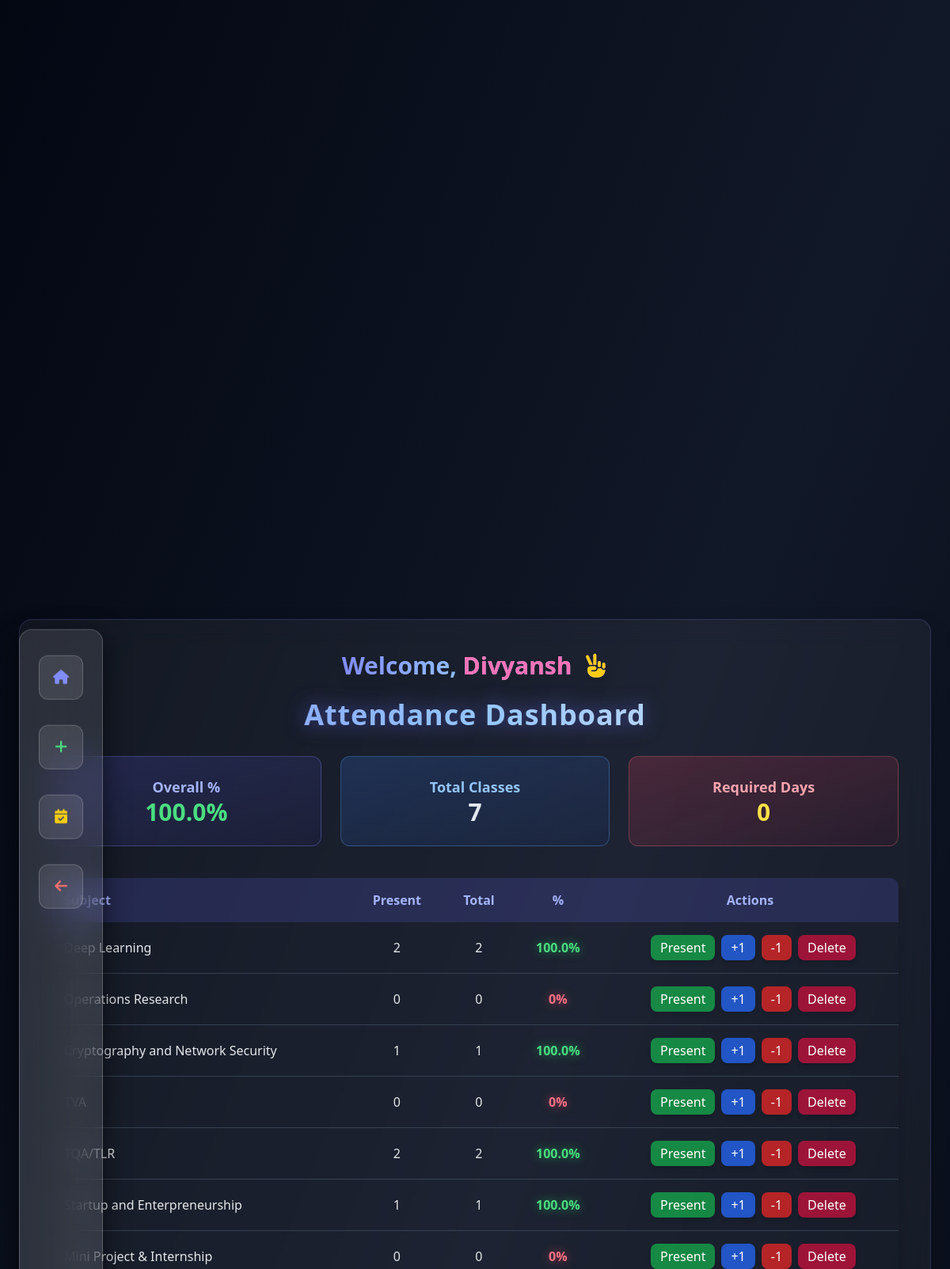
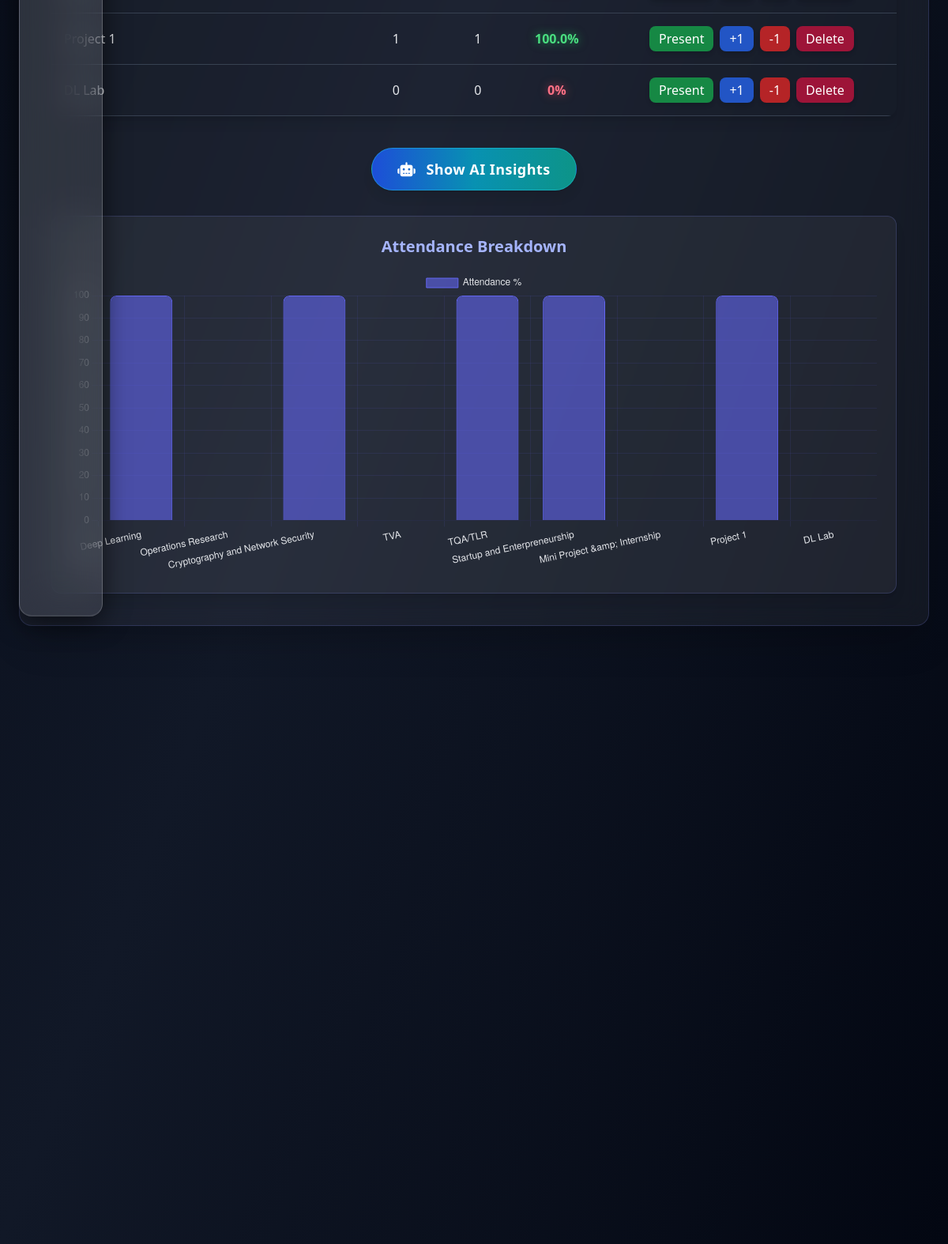
Page /attendance/ (signed in) on the committed database (2 pictures, top to bottom).
### attendance/models.py (models this page shows, shortened)
class Subject(models.Model):
    user = models.ForeignKey(User, on_delete=models.CASCADE)
    name = models.CharField(max_length=100)
    attendance_total = models.PositiveIntegerField(default=0)
    attendance_present = models.PositiveIntegerField(default=0)
    target_percentage = models.FloatField(default=75)  # threshold for warning
    last_updated = models.DateTimeField(auto_now=True)  # track updates for anomaly detection
    attendance_history = models.JSONField(default=list, blank=True)
    def forecast_attendance(self, classes_left=30):
        if self.attendance_total == 0:
            return 0
        current_rate = self.attendance_present / self.attendance_total
        predicted_present = self.attendance_present + (classes_left * current_rate)
        predicted_total = self.attendance_total + classes_left
        return round((predicted_present / predicted_total) * 100, 2)
    def required_days_to_reach(self, target=None):
        if target is None:
            target = self.target_percentage
        if self.attendance_total == 0:
            return 0
        present, total = self.attendance_present, self.attendance_total
        needed = 0
        while total > 0 and (present / total) * 100 < target:
            present += 1
            total += 1
            needed += 1
        return needed

### attendance/views.py (the view, shortened to what this page needs)
# urls.py: path("", views.dashboard, name="dashboard"),
@login_required(login_url="signup")
def dashboard(request):
    subjects = Subject.objects.filter(user=request.user)
    subject_data = []
    for subj in subjects:
        percentage = round((subj.attendance_present / subj.attendance_total) * 100, 2) if subj.attendance_total > 0 else 0
        forecast = subj.forecast_attendance(classes_left=30) if hasattr(subj, "forecast_attendance") else None
        required = subj.required_days_to_reach(target=75) if hasattr(subj, "required_days_to_reach") else None
        risk = forecast is not None and forecast < 75
        prob_safe = None
        forecast_trend = None
        logs = AttendanceLog.objects.filter(user=request.user, subject=subj).order_by("date")
        if logs.count() > 5:
            df = pd.DataFrame.from_records(logs.values("date", "present"))
            df["date"] = pd.to_datetime(df["date"])
            df = df.groupby("date").mean()   # ✅ group by date to remove duplicates
            df = df.asfreq("D").fillna(0)    # ✅ safe to reindex now
            try:
                model = ARIMA(df["present"], order=(1, 1, 1))
                fit = model.fit()
                forecast_val = fit.forecast(steps=7).mean()
                forecast_trend = round(forecast_val * 100, 2)
            except Exception:
                forecast_trend = None
        subject_data.append({
            "id": subj.id,
            "name": subj.name,
            "attendance_present": subj.attendance_present,
            "attendance_total": subj.attendance_total,
            "percentage": percentage,
            "forecast": forecast,
            "required": required,
            "risk": risk,
            "prob_safe": prob_safe,
            "forecast_trend": forecast_trend,
        })
    total_classes = sum(s.attendance_total for s in subjects)
    total_present = sum(s.attendance_present for s in subjects)
    overall_pct = round((total_present / total_classes) * 100, 2) if total_classes > 0 else 0
    required_days = 0
    if overall_pct < 75 and total_classes > 0:
        while (total_present + required_days) / (total_classes + required_days) * 100 < 75:
            required_days += 1
    return render(request, "attendance/dashboard.html", {
        "subjects": subject_data,
        "overall_pct": overall_pct,
        "required_days": required_days,
        "total_classes": total_classes,
    })

### attendance/templates/attendance/dashboard.html (shortened to what this page needs)
{% extends "base/base.html" %}
{% block sidebar %}
<aside
  class="hidden md:flex fixed left-6 top-1/2 -translate-y-1/2 backdrop-blur-xl bg-white/10 border border-white/20 shadow-[0_8px_32px_rgba(0,0,0,0.6)] rounded-2xl py-8 px-6 flex-col items-center h-[50vh] w-22 z-40 transition">
  <div class="flex flex-col gap-8 w-full">
    <a
      href="/"
      class="w-14 h-14 flex items-center justify-center rounded-xl bg-white/10 border border-white/20 text-indigo-400 hover:bg-indigo-600 hover:text-white hover:scale-110 transition"
      title="Home">
      <i class="fas fa-house text-lg"></i>
    </a>
    <a
      href="/attendance/add/"
      class="w-14 h-14 flex items-center justify-center rounded-xl bg-white/10 border border-white/20 text-green-400 hover:bg-green-600 hover:text-white hover:scale-110 transition"
      title="Add Subject">
      <i class="fas fa-plus text-lg"></i>
    </a>
    <a
      href="/attendance/mark/"
      class="w-14 h-14 flex items-center justify-center rounded-xl bg-white/10 border border-white/20 text-yellow-400 hover:bg-yellow-600 hover:text-white hover:scale-110 transition"
      title="Mark Attendance">
      <i class="fas fa-calendar-check text-lg"></i>
    </a>
    <button
      onclick="history.back()"
      class="w-14 h-14 flex items-center justify-center rounded-xl bg-white/10 border border-white/20 text-red-400 hover:bg-red-600 hover:text-white hover:scale-110 transition"
      title="Go Back">
      <i class="fas fa-arrow-left text-lg"></i>
    </button>
  </div>
</aside>
{% endblock %}
{% block content %}
<div
  class="relative min-h-screen flex items-center justify-center bg-gradient-to-br from-gray-950 via-gray-900 to-gray-950 overflow-hidden">
  <canvas id="bgCanvas" class="absolute inset-0 w-full h-full"></canvas>
  <div
    class="relative z-10 w-full max-w-6xl rounded-2xl backdrop-blur-lg bg-white/5 border border-indigo-400/20 shadow-2xl p-6 md:p-10 animate-fadeIn">
<div class="text-center mb-6">
  <p
    class="text-2xl md:text-3xl font-bold
           bg-gradient-to-r from-indigo-400 via-blue-300 to-purple-400
           text-transparent bg-clip-text
           animate-fadeIn drop-shadow-lg inline-block"
  >
    <span class="text-pink-400 animate-pulse">{{ user.username }}</span>
    <i class="fas fa-hand-peace text-yellow-400 ml-2 animate-bounce"></i>
  </p>
</div>
    <h2
      class="text-4xl font-extrabold mb-8 text-transparent bg-clip-text bg-gradient-to-r from-indigo-400 via-blue-300 to-slate-200 drop-shadow-[0_0_12px_rgba(99,102,241,0.6)] text-center tracking-wide">
    </h2>
    <div class="grid grid-cols-1 md:grid-cols-3 gap-6 mb-10 text-center">
      <div
        class="p-6 rounded-xl bg-gradient-to-br from-indigo-500/20 to-indigo-800/10 border border-indigo-400/30">
        <h3 class="text-lg font-semibold text-indigo-300">Overall %</h3>
        <p
          class="text-3xl font-bold {% if overall_pct < 75 %}text-rose-400{% else %}text-green-400{% endif %}">
          {{ overall_pct }}%
        </p>
      </div>
      <div
        class="p-6 rounded-xl bg-gradient-to-br from-blue-500/20 to-blue-800/10 border border-blue-400/30">
        <h3 class="text-lg font-semibold text-blue-300">Total Classes</h3>
        <p class="text-3xl font-bold text-slate-200">{{ total_classes }}</p>
      </div>
      <div
        class="p-6 rounded-xl bg-gradient-to-br from-rose-500/20 to-rose-800/10 border border-rose-400/30">
        <h3 class="text-lg font-semibold text-rose-300">Required Days</h3>
        <p class="text-3xl font-bold text-yellow-300">{{ required_days }}</p>
      </div>
    </div>
    <div class="overflow-x-auto rounded-xl shadow-lg mb-10">
      <table class="w-full border-collapse rounded-lg overflow-hidden">
        <thead>
          <tr class="bg-indigo-500/20 text-indigo-300">
            <th class="p-4 text-left">Subject</th>
            <th class="p-4 text-center">Present</th>
            <th class="p-4 text-center">Total</th>
            <th class="p-4 text-center">%</th>
            <th class="p-4 text-center">Actions</th>
          </tr>
        </thead>
        <tbody>
          {% for subj in subjects %}
          <tr
            class="border-b border-gray-700 text-gray-200 hover:bg-indigo-500/10 transition duration-200 ease-in-out">
            <td class="p-4 font-medium">{{ subj.name }}</td>
            <td class="p-4 text-center">{{ subj.attendance_present }}</td>
            <td class="p-4 text-center">{{ subj.attendance_total }}</td>
            <td
              class="p-4 text-center font-semibold {% if subj.percentage < 75 %}text-rose-400 drop-shadow-[0_0_6px_rgba(244,63,94,0.6)]{% else %}text-green-400 drop-shadow-[0_0_6px_rgba(34,197,94,0.6)]{% endif %}">
              {{ subj.percentage }}%
            </td>
            <td class="p-4 text-center">
              <form method="post" class="inline-flex space-x-2">
                <button
                  name="action"
                  value="present"
                  class="px-3 py-1 rounded-lg bg-green-600/80 hover:bg-green-500 text-white transition shadow-md hover:scale-105">
                  Present
                </button>
                <button
                  name="action"
                  value="add"
                  class="px-3 py-1 rounded-lg bg-blue-600/80 hover:bg-blue-500 text-white transition shadow-md hover:scale-105">
                  +1
                </button>
                <button
                  name="action"
                  value="remove"
                  class="px-3 py-1 rounded-lg bg-red-600/80 hover:bg-red-500 text-white transition shadow-md hover:scale-105">
                  -1
                </button>
                <button
                  name="action"
                  value="delete"
                  onclick="return confirm('Are you sure you want to delete this subject?');"
                  class="px-3 py-1 rounded-lg bg-rose-700/80 hover:bg-rose-600 text-white transition shadow-md hover:scale-105">
                  Delete
                </button>
              </form>
            </td>
          </tr>
          {% empty %}
          <tr>
            <td colspan="5" class="p-4 text-center text-gray-400">
              No subjects added yet.
            </td>
          </tr>
          {% endfor %}
        </tbody>
      </table>
    </div>
<div class="text-center mb-8">
  <button id="toggleInsightsBtn"
    class="px-8 py-3 rounded-full bg-gradient-to-r from-blue-700 via-cyan-600 to-teal-600
           text-white font-bold text-lg tracking-wide shadow-lg transform hover:scale-105
           transition-all duration-500 border border-cyan-400/40 backdrop-blur-md">
    <i class="fas fa-robot mr-2"></i> Show AI Insights
  </button>
</div>
    <div
      class="rounded-xl p-6 bg-white/5 border border-indigo-400/20 shadow-lg">
      <h3 class="text-xl font-semibold text-indigo-300 mb-4 text-center">Attendance Breakdown</h3>
      <div class="w-full overflow-x-auto">
        <div class="min-w-[600px] md:min-w-0">
          <canvas id="attendanceChart" class="w-full h-166 md:h-96"></canvas>
        </div>
      </div>
    </div>
  </div>
</div>
<script>
  const canvas = document.getElementById("bgCanvas");
  const renderer = new THREE.WebGLRenderer({ canvas, alpha: true });
  renderer.setSize(window.innerWidth, window.innerHeight);
  const scene = new THREE.Scene();
  const camera = new THREE.PerspectiveCamera(
    75,
    window.innerWidth / window.innerHeight,
    0.1,
    1000
  );
  camera.position.z = 8;
  const particlesCount = 2500;
  const geometry = new THREE.BufferGeometry();
  const positions = [];
  for (let i = 0; i < particlesCount; i++) {
    positions.push((Math.random() - 0.5) * 50);
    positions.push((Math.random() - 0.5) * 50);
    positions.push((Math.random() - 0.5) * 50);
  }
  geometry.setAttribute(
    "position",
    new THREE.Float32BufferAttribute(positions, 3)
  );
  const material = new THREE.PointsMaterial({
    color: 0x6366f1,
    size: 0.06,
    transparent: true,
    opacity: 0.8,
  });
  const particles = new THREE.Points(geometry, material);
  scene.add(particles);
  function animate() {
    requestAnimationFrame(animate);
    particles.rotation.y += 0.0008;
    particles.rotation.x += 0.0003;
    renderer.render(scene, camera);
  }
  animate();
  window.addEventListener("resize", () => {
    camera.aspect = window.innerWidth / window.innerHeight;
    camera.updateProjectionMatrix();
    renderer.setSize(window.innerWidth, window.innerHeight);
  });
</script>
<script>
  const ctx = document.getElementById('attendanceChart').getContext('2d');
  const attendanceChart = new Chart(ctx, {
    type: 'bar',
    data: {
      labels: [{% for subj in subjects %}"{{ subj.name }}",{% endfor %}],
      datasets: [{
        label: 'Attendance %',
        data: [{% for subj in subjects %}{{ subj.percentage }},{% endfor %}],
        backgroundColor: 'rgba(99, 102, 241, 0.6)',
        borderColor: 'rgba(99, 102, 241, 1)',
        borderWidth: 1,
        borderRadius: 8
      }]
    },
    options: {
      responsive: true,
      maintainAspectRatio: false,
      scales: {
        y: {
          beginAtZero: true,
          max: 100,
          ticks: {
            color: '#e5e7eb'
          },
          grid: {
            color: 'rgba(99, 102, 241, 0.1)'
          }
        },
        x: {
          ticks: {
            color: '#e5e7eb'
          },
          grid: {
            color: 'rgba(99, 102, 241, 0.1)'
          }
        }
      },
      plugins: {
        legend: {
          labels: {
            color: '#e5e7eb'
          }
        }
      }
    }
  });
</script>
{% endblock %}

### core/templates/base/base.html (style rules this page uses)
html { scroll-behavior: smooth; }

### rows in the picture
Subject: name "Deep Learning"
Subject: name "Operations Research"
Subject: name "Cryptography and Network Security"
Subject: name "TVA"
Subject: name "TQA/TLR"
Subject: name "Startup and Enterpreneurship"
Subject: name "Mini Project & Internship"
Subject: name "Project 1"
Subject: name "DL Lab"

### other values in the picture
{{ user.username }} "Divyansh"
{{ overall_pct }} "100.0"
{{ total_classes }} "7"
{{ required_days }} "0"
{{ subj.attendance_present }} "2" "0" "1" "0" "2" "1" "0" "1" "0"
{{ subj.attendance_total }} "2" "0" "1" "0" "2" "1" "0" "1" "0"
{{ subj.percentage }} "100.0" "0" "100.0" "0" "100.0" "100.0" "0" "100.0" "0"
chart data {{ subj.percentage }} 100.0, 0, 100.0, 0, 100.0, 100.0, 0, 100.0, 0
